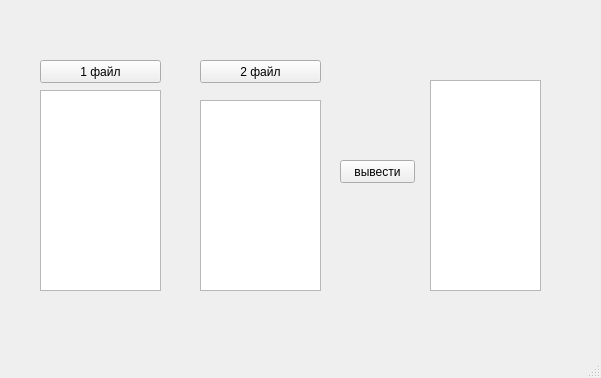
<?xml version="1.0" encoding="UTF-8"?>
<ui version="4.0">
 <class>MainWindow</class>
 <widget class="QMainWindow" name="MainWindow">
  <property name="geometry">
   <rect>
    <x>0</x>
    <y>0</y>
    <width>601</width>
    <height>378</height>
   </rect>
  </property>
  <property name="windowTitle">
   <string>MainWindow</string>
  </property>
  <widget class="QWidget" name="centralwidget">
   <widget class="QPushButton" name="pushButton">
    <property name="geometry">
     <rect>
      <x>40</x>
      <y>60</y>
      <width>121</width>
      <height>23</height>
     </rect>
    </property>
    <property name="text">
     <string>1 файл</string>
    </property>
   </widget>
   <widget class="QTextEdit" name="textEdit">
    <property name="geometry">
     <rect>
      <x>40</x>
      <y>90</y>
      <width>121</width>
      <height>201</height>
     </rect>
    </property>
   </widget>
   <widget class="QPushButton" name="pushButton_2">
    <property name="geometry">
     <rect>
      <x>200</x>
      <y>60</y>
      <width>121</width>
      <height>23</height>
     </rect>
    </property>
    <property name="text">
     <string>2 файл</string>
    </property>
   </widget>
   <widget class="QPushButton" name="pushButton_3">
    <property name="geometry">
     <rect>
      <x>340</x>
      <y>160</y>
      <width>75</width>
      <height>23</height>
     </rect>
    </property>
    <property name="text">
     <string>вывести</string>
    </property>
   </widget>
   <widget class="QTextEdit" name="textEdit_2">
    <property name="geometry">
     <rect>
      <x>430</x>
      <y>80</y>
      <width>111</width>
      <height>211</height>
     </rect>
    </property>
   </widget>
   <widget class="QTextEdit" name="textEdit_3">
    <property name="geometry">
     <rect>
      <x>200</x>
      <y>100</y>
      <width>121</width>
      <height>191</height>
     </rect>
    </property>
   </widget>
  </widget>
  <widget class="QMenuBar" name="menubar">
   <property name="geometry">
    <rect>
     <x>0</x>
     <y>0</y>
     <width>601</width>
     <height>21</height>
    </rect>
   </property>
  </widget>
  <widget class="QStatusBar" name="statusbar"/>
 </widget>
 <resources/>
 <connections/>
</ui>
